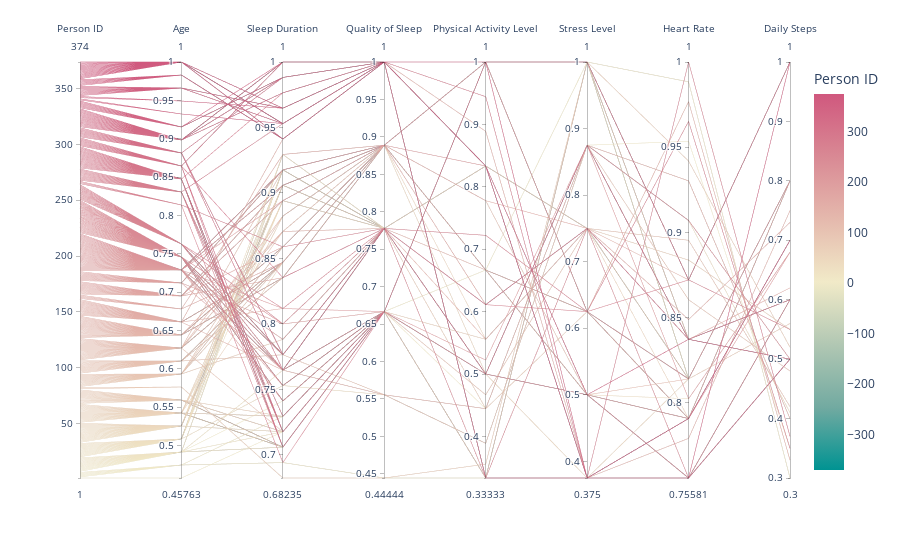

This figure's notebook cell:
### Code cell
fig = px.parallel_coordinates(df_num, color="Person ID",labels=a,
                             color_continuous_scale=px.colors.diverging.Tealrose,
                             color_continuous_midpoint=2)
fig.show()

#Electric

### Figure 1 — Plotly figure (JSON) as saved in the notebook; plotly's stock layout.template omitted (floating-point values rounded to 4 significant figures; data arrays with more than 128 entries replaced by an {"elided": "..."} marker saying what was removed)
{"data": [{"dimensions": [{"label": "Person ID", "values": {"elided": "374 int values"}}, {"label": "Age", "values": {"elided": "374 float values"}}, {"label": "Sleep Duration", "values": {"elided": "374 float values"}}, {"label": "Quality of Sleep", "values": {"elided": "374 float values"}}, {"label": "Physical Activity Level", "values": {"elided": "374 float values"}}, {"label": "Stress Level", "values": {"elided": "374 float values"}}, {"label": "Heart Rate", "values": {"elided": "374 float values"}}, {"label": "Daily Steps", "values": {"elided": "374 float values"}}], "domain": {"x": [0, 1], "y": [0, 1]}, "line": {"color": {"elided": "374 int values"}, "coloraxis": "coloraxis"}, "name": "", "type": "parcoords"}], "layout": {"autosize": true, "coloraxis": {"cmid": 2, "colorbar": {"title": {"text": "Person ID"}}, "colorscale": [[0, "rgb(0, 147, 146)"], [0.1667, "rgb(114, 170, 161)"], [0.3333, "rgb(177, 199, 179)"], [0.5, "rgb(241, 234, 200)"], [0.6667, "rgb(229, 185, 173)"], [0.8333, "rgb(217, 137, 148)"], [1, "rgb(208, 88, 126)"]]}, "legend": {"tracegroupgap": 0}, "margin": {"t": 60}}}
